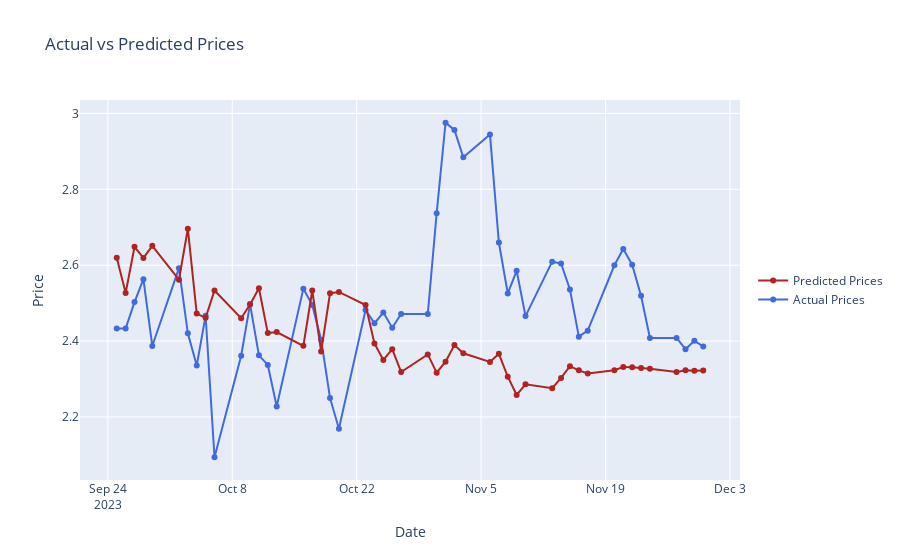

Notebook cell for this chart:
### Code cell
# Plotting
dates_for_plotting = test_data_2023_second_half.index[window_size:]

fig = go.Figure()
fig.add_trace(go.Scatter(x=dates_for_plotting, y=actuals,
                         mode='lines+markers',
                         name='Actual Prices',
                         line=dict(color='royalblue')))
fig.add_trace(go.Scatter(x=dates_for_plotting, y=predictions,
                         mode='lines+markers',
                         name='Predicted Prices',
                         line=dict(color='firebrick')))
fig.update_layout(title='Actual vs Predicted Prices',
                  xaxis_title='Date',
                  yaxis_title='Price',
                  legend=dict(y=0.5, traceorder='reversed', font_size=12))

fig.show()
